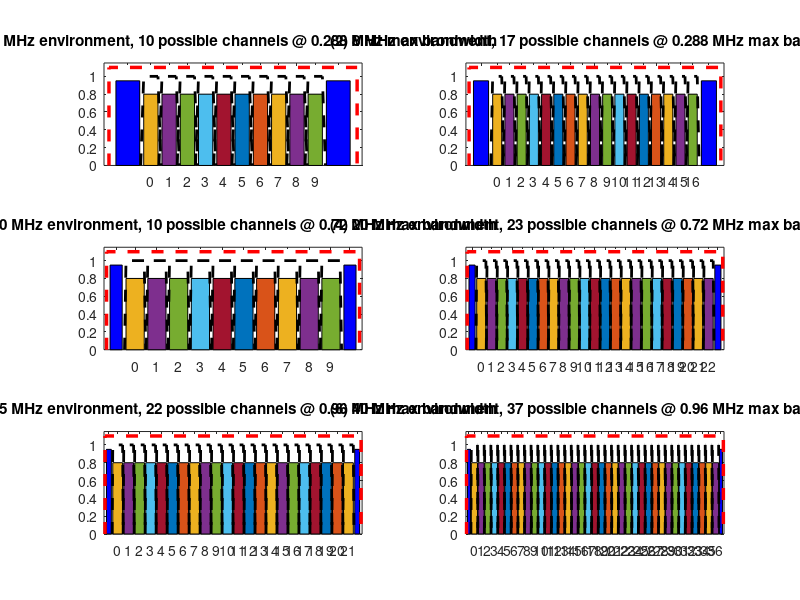

Reproduce this figure in MATLAB. (Note: this script raises an error after producing the figure.)
% ALLOC2.M
%
% visualize a discretization of the spectrum
%
% Copyright (c) 2018 Dennis Ogbe

% (1) constants
num_nodes = 10;
sample_rate = 46.08e6;
guard_band = 80e3; % fixme needs to be 80

% filters
fir_trans_bw = 60e3;
fir_atten_db = 40;

% control channel
cc_bw = 480e3;
cc_offset = 380e3;

% (2) the table mapping environment bandwidths to the minimum oversampling
% rate (maximum bandwidth) -- play with this
envs = [5e6, 8e6, 10e6, 20e6, 25e6, 40e6];
min_os = [320, 160, 64, 64, 48, 48];

assert(length(envs) == 6);
assert(length(envs) == length(min_os));

% (3) constraint: does everything fit for the maximum bandwidth?
bw_avail = zeros(1, length(envs));
for ii=1:length(envs)
    bw_avail(ii) = envs(ii) - 2 * (cc_offset + cc_bw/2 + guard_band);
    bw_needed = num_nodes * sample_rate/min_os(ii) + (num_nodes - 1) * guard_band;
    if bw_avail(ii) < bw_needed
        error(['bandwidth constraint violated: bw_needed: ' num2str(bw_needed) ' bw_avail: ' num2str(bw_avail)]);
    end
end

% (4) compute the number of possible channels and their center frequencies
nchan = zeros(1, length(envs));
cfreq = cell(length(envs), 1);
for ii=1:length(envs)
    % number of channels
    max_bw = sample_rate/min_os(ii);
    nchan(ii) = floor((bw_avail(ii)-guard_band)/(max_bw + guard_band));
    % equal channel spacing allocation
    dist = bw_avail(ii)/nchan(ii);
    start = -envs(ii)/2 + cc_offset + cc_bw/2 + guard_band + dist/2;
    cf = [start zeros(1, nchan(ii)-1)];
    for jj=2:nchan(ii)
        cf(jj) = cf(jj-1) + dist;
    end
    cfreq{ii} = round(cf);
end

% hard code 288 allocation for first env
cfreq{1} = [-1.656e6, -1.288e6, -0.920e6, -0.552e6, -0.184e6,  0.184e6,  0.552e6,  0.920e6,  1.288e6,  1.656e6];
min_os(1) = 160;
nchan(1) = length(cfreq{1});

% (5) plot for all possible scenarios -- NB the control channel is light blue
figure(1);
for ii=1:length(envs)
    subplot(3, 2, ii);

    rf_bandwidth = envs(ii);
    cchannels = [];
    channels = [];
    filters = [];
    fir_stop_ampl = 10^(-fir_atten_db/10);

    % control channels
    ccc = -rf_bandwidth/2 + cc_offset;
    cc_cfreq = [ccc; -ccc];
    for jj=1:length(cc_cfreq)
        lower = cc_cfreq(jj) - cc_bw/2;
        upper = cc_cfreq(jj) + cc_bw/2;
        c = struct();
        c.x = [lower-0.1, lower, upper, upper+0.1];
        c.y = [0, 0.95, 0.95, 0];
        cchannels = [cchannels, c];
    end

    % data channels
    bw = sample_rate/min_os(ii);
    for jj=1:length(cfreq{ii})
        lower = cfreq{ii}(jj) - bw/2;
        upper = cfreq{ii}(jj) + bw/2;
        c = struct();
        c.x = [lower-0.1, lower, upper, upper+0.1];
        c.y = [0, 0.8, 0.8, 0];
        channels = [channels, c];
        filtmask = struct();
        filtmask.x = [lower - fir_trans_bw, lower, upper, upper + fir_trans_bw];
        filtmask.y = [fir_stop_ampl, 1, 1, fir_stop_ampl];
        filters = [filters filtmask];
    end

    % plot this environment
    for jj=1:length(cchannels)
        area(cchannels(jj).x, cchannels(jj).y, 'LineWidth', 0.01, 'FaceColor', 'b');
        hold on;
    end
    for jj=1:length(channels)
        area(channels(jj).x, channels(jj).y, 'LineWidth', 0.01)
    end
    for jj=1:length(filters)
        plot(filters(jj).x, filters(jj).y, 'k--', 'LineWidth', 2);
    end
    plot([-rf_bandwidth/2-1, -rf_bandwidth/2, rf_bandwidth/2, rf_bandwidth/2+1], [0, 1.1, 1.1, 0], 'r--', 'LineWidth', 2.5)
    ylim([0, 1.15]);
    xlim([-rf_bandwidth/2 - 100e3, rf_bandwidth/2 + 100e3]);
    xticks(sort([cc_cfreq; cfreq{ii}(:)]));
    lbl = cellfun(@num2str, num2cell(0:(length(cfreq{ii})-1))', 'UniformOutput', false);
    xticklabels([' '; lbl; ' ']);
    title(['(' num2str(ii), ') ', ...
           num2str(envs(ii)/1e6) ' MHz environment, ' ...
           num2str(nchan(ii)) ' possible channels @ ' ...
           num2str(sample_rate/min_os(ii)/1e6) ' MHz max bandwidth' ]);
    hold off;
end


% (6) print C++ code to generate the table
% these are all oversampling factors we theoretically support
possible_os = [320, 160, 96, 64, 48, 40, 32, 24, 16, 8, 4];

fprintf('// This file is auto-generated by util/alloc2.m. DO NOT EDIT.\n');
fprintf('Channelization const &Channelization::get(int64_t rf_bandwidth) {\n');
fprintf('  static const std::map<int64_t,Channelization> m{\n');
for ii=1:length(envs)
    fprintf('    ');
    max_idx = find(possible_os == min_os(ii)) - 1;
    center_offsets = cfreq{ii}(:);
    fprintf('{%d, ', envs(ii));
    co = sprintf('%d, ', center_offsets);
    co = co(1:end-2);
    fprintf('{%d, {%s}}}', max_idx, co);
    if ii ~= length(envs)
        fprintf(',');
    end
    fprintf('\n');
end
fprintf('  };\n');
fprintf('  return m.at(rf_bandwidth);\n}\n');
fclose(fileID);
